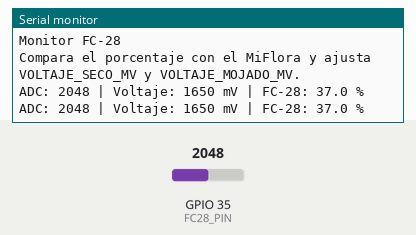
Recording of a sketch running on a simulated ESP32. Parts: the last lines printed to the serial monitor. Inputs (shaded band) come from the test bench; at power-on: GPIO 35 (FC28_PIN) = 2048 (analog values on the 0–4095 scale).

Above: at 1.2 s.
1.3 s: GPIO 35 (FC28_PIN) set to 2866
At 2.6 s:
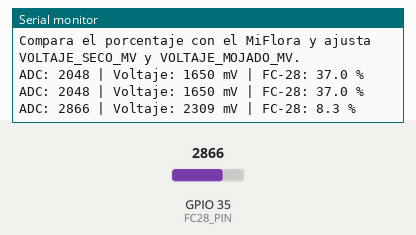
2.8 s: GPIO 35 (FC28_PIN) set to 3603
At 3.8 s:
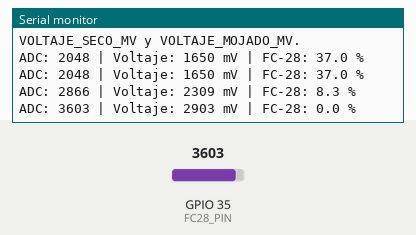
Timing chart, 0 to 5.8 s (numbered marks = the images above; inputs shaded):
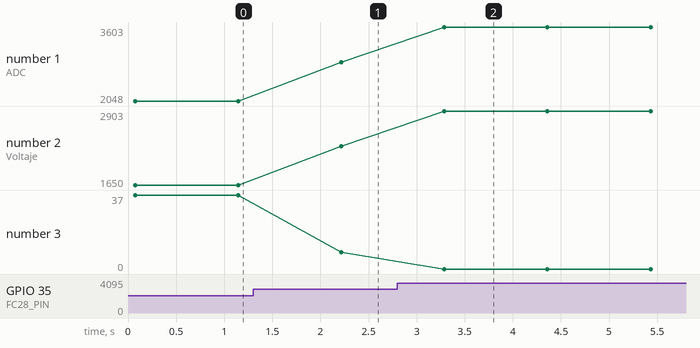

The sketch:

test_sensores.ino
```cpp
// Monitor para calibrar un FC-28 comparándolo con un MiFlora.
// La humedad calculada es relativa a los dos voltajes configurados abajo;
// no es una medida de humedad volumétrica ni de conductividad en µS/cm.

#define FC28_PIN 35

// Anota los voltajes observados y ajusta estos dos valores.
// Normalmente el FC-28 entrega más voltaje cuando está más seco.
#define VOLTAJE_SECO_MV    2500.0f
#define VOLTAJE_MOJADO_MV  200.0f

#define NUM_MUESTRAS 32

static float calcularPorcentaje(float voltajeMv)
{
  float porcentaje = (VOLTAJE_SECO_MV - voltajeMv) * 100.0f /
                     (VOLTAJE_SECO_MV - VOLTAJE_MOJADO_MV);

  if (porcentaje < 0.0f) porcentaje = 0.0f;
  if (porcentaje > 100.0f) porcentaje = 100.0f;
  return porcentaje;
}

void setup()
{
  Serial.begin(115200);
  analogReadResolution(12);
  analogSetPinAttenuation(FC28_PIN, ADC_11db);

  Serial.println();
  Serial.println("Monitor FC-28");
  Serial.println("Compara el porcentaje con el MiFlora y ajusta");
  Serial.println("VOLTAJE_SECO_MV y VOLTAJE_MOJADO_MV.");
}

void loop()
{
  uint32_t sumaAdc = 0;
  uint32_t sumaMv = 0;

  for (int i = 0; i < NUM_MUESTRAS; i++)
  {
    sumaAdc += analogRead(FC28_PIN);
    sumaMv += analogReadMilliVolts(FC28_PIN);
    delay(2);
  }

  float adc = sumaAdc / (float)NUM_MUESTRAS;
  float voltajeMv = sumaMv / (float)NUM_MUESTRAS;
  float porcentaje = calcularPorcentaje(voltajeMv);

  Serial.print("ADC: ");
  Serial.print(adc, 0);
  Serial.print(" | Voltaje: ");
  Serial.print(voltajeMv, 0);
  Serial.print(" mV | FC-28: ");
  Serial.print(porcentaje, 1);
  Serial.println(" %");

  delay(1000);
}
```

Measured:
- after the input at 1.3 s, the serial monitor: prints a new line after 0.92 s (image 1)
- after the input at 2.8 s, the serial monitor: prints a new line after 0.49 s (image 2)
- plotted number 1: 2048 → 2866 after the input at 1.3 s, 2866 → 3603 after the input at 2.8 s
- plotted number 2: 1650 → 2309 after the input at 1.3 s, 2309 → 2903 after the input at 2.8 s
- plotted number 3: 37 → 8.3 after the input at 1.3 s, 8.3 → 0 after the input at 2.8 s
